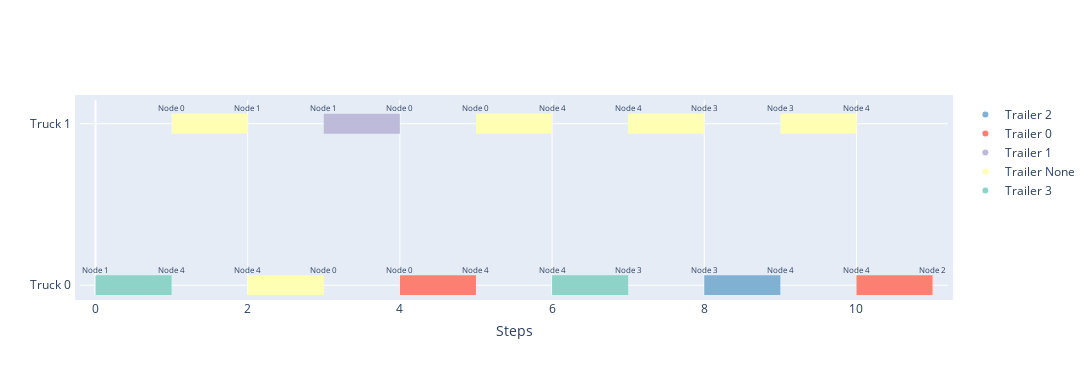

Notebook code for this chart:
### Code cell
env = EVRP
dataset = env.make_dataset(
        filename='../instances/paper_5_nodes_swapping.json',
        r_threshold=0.6
    )

# Need a dataloader to batch instances
dataloader = DataLoader(dataset, batch_size=1, collate_fn=collate_fn)

# Make var works for dicts
batch = next(iter(dataloader))

# Run the model
model.eval()
model.set_decode_type('greedy')

with torch.no_grad():
    length, _, edges, decision = model(batch[0].copy(), batch[1].copy(), return_pi=True)

edges=edges.permute(1,2,0)
decision=decision.permute(0, 2, 1)

for i, graph in enumerate(batch[1]):
    edge_count = len(edges[i]) + 1

    cols = 3
    rows = math.ceil(edge_count / cols)
    fig, axs = plt.subplots(rows, cols, figsize=(15, rows * 5.5))  # Adjusted figure size
    plt.subplots_adjust(wspace=0.02, hspace=0.02)

    # Flatten axs to easily iterate over it
    axs = axs.ravel()

    graph.draw(ax=axs[0], with_labels=False)
    axs[0].set_title("Initial State")
    axs[0].set_xlim([-0.7, 1.3])
    axs[0].set_ylim([-0.7, 1.3])
    axs[0].set_aspect('equal')

    col = 1
    for edge, d in zip(edges[i], decision[i]):

        graph.clear()
        edge = graph.visit_edges([edge])
        graph.update_attributes(edge[0])
        graph.draw(ax=axs[col], with_labels=True)
        axs[col].set_title(f"Step {col-1}")
        axs[col].set_xlim([-0.7, 1.3])
        axs[col].set_ylim([-0.7, 1.3])
        axs[col].set_aspect('equal')

        col += 1

    data = edges[i].numpy().astype(int)
    plot_timeline(data)

# Hide empty subplots
for j in range(col, len(axs)):
    axs[j].axis('off')

plt.show()

### Figure 1 — Plotly figure (JSON) as saved in the notebook; plotly's stock layout.template omitted (floating-point values rounded to 4 significant figures)
{"data": [{"hoverinfo": "none", "line": {"color": "rgb(255,255,179)", "width": 20}, "mode": "lines", "name": "Truck 0 ", "showlegend": false, "type": "scatter", "x": [1, 2], "y": [0, 0]}, {"hoverinfo": "none", "line": {"color": "rgb(190,186,218)", "width": 20}, "mode": "lines", "name": "Truck 0 ", "showlegend": false, "type": "scatter", "x": [3, 4], "y": [0, 0]}, {"hoverinfo": "none", "line": {"color": "rgb(255,255,179)", "width": 20}, "mode": "lines", "name": "Truck 0 ", "showlegend": false, "type": "scatter", "x": [5, 6], "y": [0, 0]}, {"hoverinfo": "none", "line": {"color": "rgb(255,255,179)", "width": 20}, "mode": "lines", "name": "Truck 0 ", "showlegend": false, "type": "scatter", "x": [7, 8], "y": [0, 0]}, {"hoverinfo": "none", "line": {"color": "rgb(255,255,179)", "width": 20}, "mode": "lines", "name": "Truck 0 ", "showlegend": false, "type": "scatter", "x": [9, 10], "y": [0, 0]}, {"hoverinfo": "none", "line": {"color": "rgb(141,211,199)", "width": 20}, "mode": "lines", "name": "Truck 1 ", "showlegend": false, "type": "scatter", "x": [0, 1], "y": [1, 1]}, {"hoverinfo": "none", "line": {"color": "rgb(255,255,179)", "width": 20}, "mode": "lines", "name": "Truck 1 ", "showlegend": false, "type": "scatter", "x": [2, 3], "y": [1, 1]}, {"hoverinfo": "none", "line": {"color": "rgb(251,128,114)", "width": 20}, "mode": "lines", "name": "Truck 1 ", "showlegend": false, "type": "scatter", "x": [4, 5], "y": [1, 1]}, {"hoverinfo": "none", "line": {"color": "rgb(141,211,199)", "width": 20}, "mode": "lines", "name": "Truck 1 ", "showlegend": false, "type": "scatter", "x": [6, 7], "y": [1, 1]}, {"hoverinfo": "none", "line": {"color": "rgb(128,177,211)", "width": 20}, "mode": "lines", "name": "Truck 1 ", "showlegend": false, "type": "scatter", "x": [8, 9], "y": [1, 1]}, {"hoverinfo": "none", "line": {"color": "rgb(251,128,114)", "width": 20}, "mode": "lines", "name": "Truck 1 ", "showlegend": false, "type": "scatter", "x": [10, 11], "y": [1, 1]}, {"legendgroup": "Trailer 3", "marker": {"color": "rgb(141,211,199)"}, "mode": "markers", "name": "Trailer 3", "type": "scatter", "x": [null], "y": [null]}, {"legendgroup": "Trailer None", "marker": {"color": "rgb(255,255,179)"}, "mode": "markers", "name": "Trailer None", "type": "scatter", "x": [null], "y": [null]}, {"legendgroup": "Trailer 1", "marker": {"color": "rgb(190,186,218)"}, "mode": "markers", "name": "Trailer 1", "type": "scatter", "x": [null], "y": [null]}, {"legendgroup": "Trailer 0", "marker": {"color": "rgb(251,128,114)"}, "mode": "markers", "name": "Trailer 0", "type": "scatter", "x": [null], "y": [null]}, {"legendgroup": "Trailer 2", "marker": {"color": "rgb(128,177,211)"}, "mode": "markers", "name": "Trailer 2", "type": "scatter", "x": [null], "y": [null]}], "layout": {"annotations": [{"align": "center", "arrowhead": 2, "arrowsize": 1.5, "arrowwidth": 1.5, "ax": -5, "ay": 0, "font": {"size": 8}, "showarrow": false, "text": "Node 0", "valign": "bottom", "x": 1, "xref": "x", "y": -0.1, "yref": "y"}, {"align": "center", "arrowhead": 2, "arrowsize": 1.5, "arrowwidth": 1.5, "ax": -5, "ay": 0, "font": {"size": 8}, "showarrow": false, "text": "Node 1", "valign": "bottom", "x": 2, "xref": "x", "y": -0.1, "yref": "y"}, {"align": "center", "arrowhead": 2, "arrowsize": 1.5, "arrowwidth": 1.5, "ax": -5, "ay": 0, "font": {"size": 8}, "showarrow": false, "text": "Node 1", "valign": "bottom", "x": 3, "xref": "x", "y": -0.1, "yref": "y"}, {"align": "center", "arrowhead": 2, "arrowsize": 1.5, "arrowwidth": 1.5, "ax": -5, "ay": 0, "font": {"size": 8}, "showarrow": false, "text": "Node 0", "valign": "bottom", "x": 4, "xref": "x", "y": -0.1, "yref": "y"}, {"align": "center", "arrowhead": 2, "arrowsize": 1.5, "arrowwidth": 1.5, "ax": -5, "ay": 0, "font": {"size": 8}, "showarrow": false, "text": "Node 0", "valign": "bottom", "x": 5, "xref": "x", "y": -0.1, "yref": "y"}, {"align": "center", "arrowhead": 2, "arrowsize": 1.5, "arrowwidth": 1.5, "ax": -5, "ay": 0, "font": {"size": 8}, "showarrow": false, "text": "Node 4", "valign": "bottom", "x": 6, "xref": "x", "y": -0.1, "yref": "y"}, {"align": "center", "arrowhead": 2, "arrowsize": 1.5, "arrowwidth": 1.5, "ax": -5, "ay": 0, "font": {"size": 8}, "showarrow": false, "text": "Node 4", "valign": "bottom", "x": 7, "xref": "x", "y": -0.1, "yref": "y"}, {"align": "center", "arrowhead": 2, "arrowsize": 1.5, "arrowwidth": 1.5, "ax": -5, "ay": 0, "font": {"size": 8}, "showarrow": false, "text": "Node 3", "valign": "bottom", "x": 8, "xref": "x", "y": -0.1, "yref": "y"}, {"align": "center", "arrowhead": 2, "arrowsize": 1.5, "arrowwidth": 1.5, "ax": -5, "ay": 0, "font": {"size": 8}, "showarrow": false, "text": "Node 3", "valign": "bottom", "x": 9, "xref": "x", "y": -0.1, "yref": "y"}, {"align": "center", "arrowhead": 2, "arrowsize": 1.5, "arrowwidth": 1.5, "ax": -5, "ay": 0, "font": {"size": 8}, "showarrow": false, "text": "Node 4", "valign": "bottom", "x": 10, "xref": "x", "y": -0.1, "yref": "y"}, {"align": "center", "arrowhead": 2, "arrowsize": 1.5, "arrowwidth": 1.5, "ax": -5, "ay": 0, "font": {"size": 8}, "showarrow": false, "text": "Node 1", "valign": "bottom", "x": 0, "xref": "x", "y": 0.9, "yref": "y"}, {"align": "center", "arrowhead": 2, "arrowsize": 1.5, "arrowwidth": 1.5, "ax": -5, "ay": 0, "font": {"size": 8}, "showarrow": false, "text": "Node 4", "valign": "bottom", "x": 1, "xref": "x", "y": 0.9, "yref": "y"}, {"align": "center", "arrowhead": 2, "arrowsize": 1.5, "arrowwidth": 1.5, "ax": -5, "ay": 0, "font": {"size": 8}, "showarrow": false, "text": "Node 4", "valign": "bottom", "x": 2, "xref": "x", "y": 0.9, "yref": "y"}, {"align": "center", "arrowhead": 2, "arrowsize": 1.5, "arrowwidth": 1.5, "ax": -5, "ay": 0, "font": {"size": 8}, "showarrow": false, "text": "Node 0", "valign": "bottom", "x": 3, "xref": "x", "y": 0.9, "yref": "y"}, {"align": "center", "arrowhead": 2, "arrowsize": 1.5, "arrowwidth": 1.5, "ax": -5, "ay": 0, "font": {"size": 8}, "showarrow": false, "text": "Node 0", "valign": "bottom", "x": 4, "xref": "x", "y": 0.9, "yref": "y"}, {"align": "center", "arrowhead": 2, "arrowsize": 1.5, "arrowwidth": 1.5, "ax": -5, "ay": 0, "font": {"size": 8}, "showarrow": false, "text": "Node 4", "valign": "bottom", "x": 5, "xref": "x", "y": 0.9, "yref": "y"}, {"align": "center", "arrowhead": 2, "arrowsize": 1.5, "arrowwidth": 1.5, "ax": -5, "ay": 0, "font": {"size": 8}, "showarrow": false, "text": "Node 4", "valign": "bottom", "x": 6, "xref": "x", "y": 0.9, "yref": "y"}, {"align": "center", "arrowhead": 2, "arrowsize": 1.5, "arrowwidth": 1.5, "ax": -5, "ay": 0, "font": {"size": 8}, "showarrow": false, "text": "Node 3", "valign": "bottom", "x": 7, "xref": "x", "y": 0.9, "yref": "y"}, {"align": "center", "arrowhead": 2, "arrowsize": 1.5, "arrowwidth": 1.5, "ax": -5, "ay": 0, "font": {"size": 8}, "showarrow": false, "text": "Node 3", "valign": "bottom", "x": 8, "xref": "x", "y": 0.9, "yref": "y"}, {"align": "center", "arrowhead": 2, "arrowsize": 1.5, "arrowwidth": 1.5, "ax": -5, "ay": 0, "font": {"size": 8}, "showarrow": false, "text": "Node 4", "valign": "bottom", "x": 9, "xref": "x", "y": 0.9, "yref": "y"}, {"align": "center", "arrowhead": 2, "arrowsize": 1.5, "arrowwidth": 1.5, "ax": -5, "ay": 0, "font": {"size": 8}, "showarrow": false, "text": "Node 4", "valign": "bottom", "x": 10, "xref": "x", "y": 0.9, "yref": "y"}, {"align": "center", "arrowhead": 2, "arrowsize": 1.5, "arrowwidth": 1.5, "ax": -5, "ay": 0, "font": {"size": 8}, "showarrow": false, "text": "Node 2", "valign": "bottom", "x": 11, "xref": "x", "y": 0.9, "yref": "y"}], "autosize": false, "height": 375, "legend": {"traceorder": "reversed"}, "margin": {"pad": 5}, "showlegend": true, "width": 1100, "xaxis": {"title": {"text": "Steps"}}, "yaxis": {"autorange": "reversed", "ticktext": ["Truck 0 ", "Truck 1 "], "tickvals": [1, 0], "type": "category"}}}
